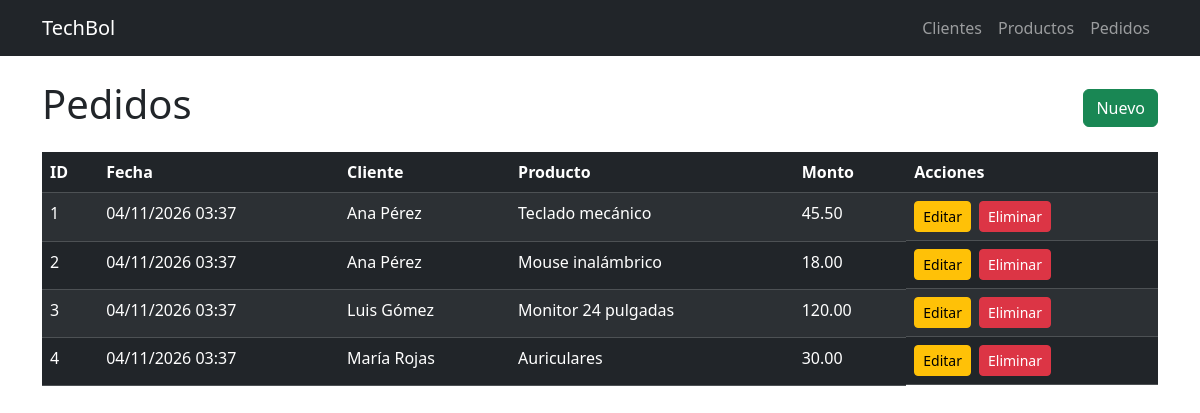
Page /pedidos/ on the committed database.
### app/pedidos/models.py (models this page shows, shortened)
class Pedido(db.Model):
    __tablename__ = "pedidos"
    id = db.Column(db.Integer, primary_key=True)
    fecha = db.Column(
        db.DateTime, nullable=False, default=lambda: datetime.now(timezone.utc)
    )
    monto = db.Column(db.Float, nullable=False)
    producto_id = db.Column(db.Integer, db.ForeignKey("productos.id"), nullable=False)
    cliente_id = db.Column(db.Integer, db.ForeignKey("clientes.id"), nullable=False)
    cliente = db.relationship("Cliente", back_populates="pedidos")
    producto = db.relationship("Producto", back_populates="pedidos")

### app/clientes/models.py (models this page shows, shortened)
class Cliente(db.Model):
    __tablename__ = "clientes"
    id = db.Column(db.Integer, primary_key=True)
    nombre = db.Column(db.String, nullable=False)
    telefono = db.Column(db.String)
    pedidos = db.relationship("Pedido", back_populates="cliente")

### app/productos/models.py (models this page shows, shortened)
class Producto(db.Model):
    __tablename__ = "productos"
    id = db.Column(db.Integer, primary_key=True)
    nombre = db.Column(db.String, nullable=False)
    precio = db.Column(db.Float, nullable=False)
    stock = db.Column(db.Integer, nullable=False, default=0)
    pedidos = db.relationship("Pedido", back_populates="producto")

### app/pedidos/routes.py (the view)
@bp_pedidos.route("/")
def index():
    pedidos = Pedido.query.all()
    return render_template("pedido/index.html", pedidos=pedidos)

### app/pedidos/templates/pedido/index.html
{% extends "base.html" %}
{% block content %}
<div class="d-flex justify-content-between mb-3">
    <h1>Pedidos</h1>
    <a class="btn btn-success align-self-center" href="{{ url_for('bp_pedidos.create') }}">Nuevo</a>
</div>
<table class="table table-dark table-striped table-hover">
    <thead>
        <tr><th>ID</th><th>Fecha</th><th>Cliente</th><th>Producto</th><th>Monto</th><th>Acciones</th></tr>
    </thead>
    <tbody>
    {% for p in pedidos %}
        <tr>
            <td>{{ p.id }}</td>
            <td>{{ p.fecha.strftime('%d/%m/%Y %H:%M') }}</td>
            <td>{{ p.cliente.nombre }}</td>
            <td>{{ p.producto.nombre }}</td>
            <td>{{ '%.2f'|format(p.monto) }}</td>
            <td class="d-flex gap-2">
                <a class="btn btn-warning btn-sm" href="{{ url_for('bp_pedidos.edit', id=p.id) }}">Editar</a>
                <form method="POST" action="{{ url_for('bp_pedidos.delete', id=p.id) }}"
                      onsubmit="return confirm('¿Está seguro de eliminar?');">
                    <button type="submit" class="btn btn-danger btn-sm">Eliminar</button>
                </form>
            </td>
        </tr>
    {% else %}
        <tr><td colspan="6">No hay registros</td></tr>
    {% endfor %}
    </tbody>
</table>
{% endblock %}

### app/templates/base.html (shortened to what this page needs)
<!DOCTYPE html>
<html lang="es">
<head>
    <link href="https://cdn.jsdelivr.net/npm/bootstrap@5.3.3/dist/css/bootstrap.min.css" rel="stylesheet">
</head>
<body>
    <nav class="navbar navbar-expand-lg navbar-dark bg-dark">
        <div class="container">
            <a class="navbar-brand" href="{{ url_for('inicio') }}">TechBol</a>
            <div class="navbar-nav">
                <a class="nav-link" href="{{ url_for('bp_clientes.index') }}">Clientes</a>
                <a class="nav-link" href="{{ url_for('bp_productos.index') }}">Productos</a>
                <a class="nav-link" href="{{ url_for('bp_pedidos.index') }}">Pedidos</a>
            </div>
        </div>
    </nav>
    <div class="container mt-4">
        {% block content %}{% endblock %}
    </div>
</body>
</html>

### rows in the picture
Pedido: id "1", fecha "04/11/2026 03:37", cliente.nombre "Ana Pérez", producto.nombre "Teclado mecánico", monto "45.50"
Pedido: id "2", fecha "04/11/2026 03:37", cliente.nombre "Ana Pérez", producto.nombre "Mouse inalámbrico", monto "18.00"
Pedido: id "3", fecha "04/11/2026 03:37", cliente.nombre "Luis Gómez", producto.nombre "Monitor 24 pulgadas", monto "120.00"
Pedido: id "4", fecha "04/11/2026 03:37", cliente.nombre "María Rojas", producto.nombre "Auriculares", monto "30.00"
